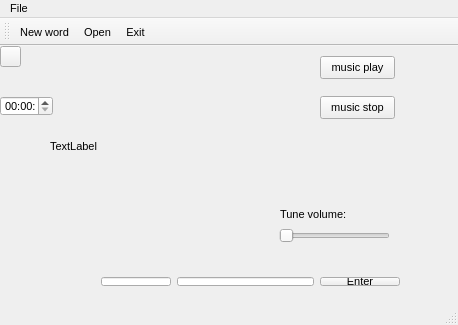
<?xml version="1.0" encoding="UTF-8"?>
<ui version="4.0">
 <class>MainWindow</class>
 <widget class="QMainWindow" name="MainWindow">
  <property name="geometry">
   <rect>
    <x>0</x>
    <y>0</y>
    <width>458</width>
    <height>325</height>
   </rect>
  </property>
  <property name="minimumSize">
   <size>
    <width>20</width>
    <height>5</height>
   </size>
  </property>
  <property name="font">
   <font>
    <pointsize>8</pointsize>
   </font>
  </property>
  <property name="windowTitle">
   <string>MainWindow</string>
  </property>
  <widget class="QWidget" name="centralWidget">
   <widget class="QLabel" name="label">
    <property name="geometry">
     <rect>
      <x>50</x>
      <y>0</y>
      <width>251</width>
      <height>201</height>
     </rect>
    </property>
    <property name="text">
     <string>TextLabel</string>
    </property>
   </widget>
   <widget class="QPushButton" name="pushButton_2">
    <property name="geometry">
     <rect>
      <x>320</x>
      <y>10</y>
      <width>75</width>
      <height>23</height>
     </rect>
    </property>
    <property name="text">
     <string>music play</string>
    </property>
   </widget>
   <widget class="QPushButton" name="pushButton_3">
    <property name="geometry">
     <rect>
      <x>320</x>
      <y>50</y>
      <width>75</width>
      <height>23</height>
     </rect>
    </property>
    <property name="text">
     <string>music stop</string>
    </property>
   </widget>
   <widget class="QSlider" name="volumeSlider">
    <property name="geometry">
     <rect>
      <x>279</x>
      <y>180</y>
      <width>111</width>
      <height>20</height>
     </rect>
    </property>
    <property name="orientation">
     <enum>Qt::Horizontal</enum>
    </property>
   </widget>
   <widget class="QLabel" name="label_2">
    <property name="geometry">
     <rect>
      <x>280</x>
      <y>160</y>
      <width>71</width>
      <height>16</height>
     </rect>
    </property>
    <property name="text">
     <string>Tune volume:</string>
    </property>
   </widget>
   <widget class="QPushButton" name="quitButton">
    <property name="geometry">
     <rect>
      <x>0</x>
      <y>0</y>
      <width>21</width>
      <height>21</height>
     </rect>
    </property>
    <property name="autoFillBackground">
     <bool>false</bool>
    </property>
    <property name="text">
     <string/>
    </property>
   </widget>
   <widget class="QWidget" name="layoutWidget">
    <property name="geometry">
     <rect>
      <x>90</x>
      <y>220</y>
      <width>321</width>
      <height>31</height>
     </rect>
    </property>
    <layout class="QHBoxLayout" name="horizontalLayout">
     <item alignment="Qt::AlignLeft">
      <widget class="QLineEdit" name="wordlineEdit">
       <property name="maximumSize">
        <size>
         <width>70</width>
         <height>16777215</height>
        </size>
       </property>
       <property name="maxLength">
        <number>32743</number>
       </property>
      </widget>
     </item>
     <item>
      <widget class="QLineEdit" name="lineEdit"/>
     </item>
     <item>
      <widget class="QPushButton" name="pushButton">
       <property name="text">
        <string>Enter</string>
       </property>
       <property name="autoDefault">
        <bool>true</bool>
       </property>
      </widget>
     </item>
    </layout>
   </widget>
   <widget class="QTimeEdit" name="timeEdit">
    <property name="geometry">
     <rect>
      <x>0</x>
      <y>50</y>
      <width>53</width>
      <height>20</height>
     </rect>
    </property>
   </widget>
  </widget>
  <widget class="QMenuBar" name="menuBar">
   <property name="geometry">
    <rect>
     <x>0</x>
     <y>0</y>
     <width>458</width>
     <height>21</height>
    </rect>
   </property>
   <widget class="QMenu" name="menuFile">
    <property name="title">
     <string>File</string>
    </property>
    <addaction name="actionNew_word"/>
    <addaction name="actionOpen"/>
    <addaction name="actionExit"/>
   </widget>
   <addaction name="menuFile"/>
  </widget>
  <widget class="QToolBar" name="mainToolBar">
   <attribute name="toolBarArea">
    <enum>TopToolBarArea</enum>
   </attribute>
   <attribute name="toolBarBreak">
    <bool>false</bool>
   </attribute>
   <addaction name="actionNew_word"/>
   <addaction name="actionOpen"/>
   <addaction name="actionExit"/>
  </widget>
  <widget class="QStatusBar" name="statusBar"/>
  <action name="actionNew_word">
   <property name="icon">
    <iconset resource="res.qrc">
     <normaloff>:/images/new.png</normaloff>:/images/new.png</iconset>
   </property>
   <property name="text">
    <string>New word</string>
   </property>
  </action>
  <action name="actionOpen">
   <property name="icon">
    <iconset resource="res.qrc">
     <normaloff>:/images/open.png</normaloff>:/images/open.png</iconset>
   </property>
   <property name="text">
    <string>Open</string>
   </property>
  </action>
  <action name="actionExit">
   <property name="icon">
    <iconset resource="res.qrc">
     <normaloff>:/images/exit.png</normaloff>:/images/exit.png</iconset>
   </property>
   <property name="text">
    <string>Exit</string>
   </property>
   <property name="shortcut">
    <string>Esc</string>
   </property>
  </action>
 </widget>
 <layoutdefault spacing="6" margin="11"/>
 <resources>
  <include location="res.qrc"/>
 </resources>
 <connections/>
</ui>
